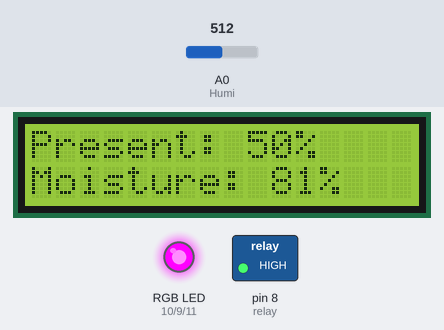
Bench run of a sketch on a simulated Arduino Uno, built with avr-gcc and run on an emulated ATmega328P. On the bench: 16×2 character LCD, switched loads named in the sketch (green lamp = pin HIGH), an RGB LED mixed from three pins (HIGH = lit). The test bench sets the inputs (shaded band); at power-on: A0 (Humi) = 512.

Above: at 3.2 s.
3.3 s: A0 (Humi) set to 874
At 5.2 s:
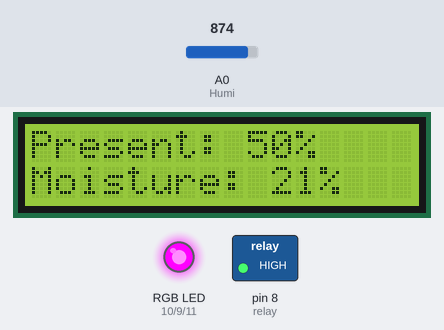
6.0 s: A0 (Humi) set to 891
At 8.3 s:
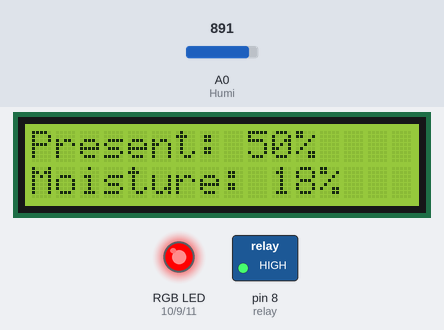
11.0 s: A0 (Humi) set to 511
At 12.8 s:
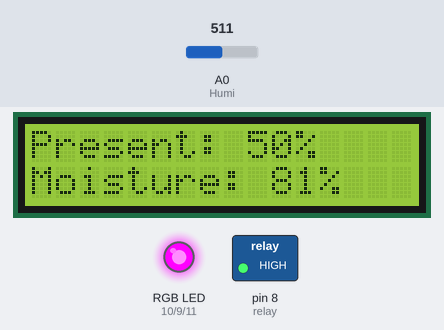
13.7 s: A0 (Humi) set to 408
At 16.7 s:
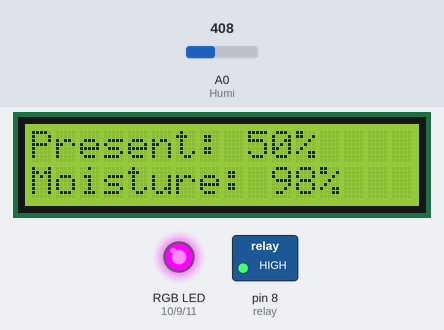
19.7 s: A0 (Humi) set to 388
At 22.1 s:
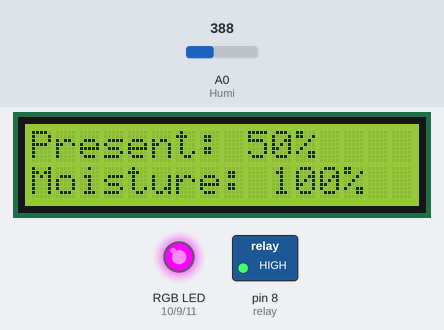
23.2 s: A0 (Humi) set to 900
At 24.28 s:
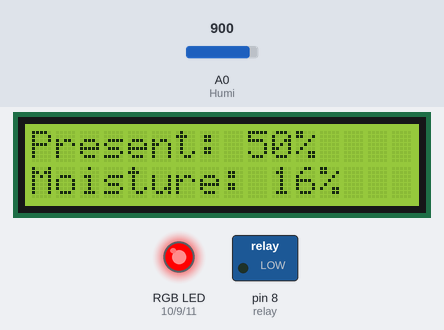
Timing chart, 0 to 30.2 s (numbered marks = the images above; inputs shaded):
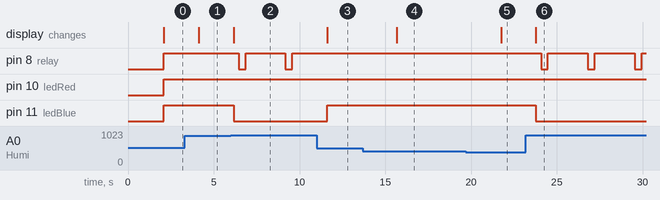

Measured:
- the behaviour switches between 880 and 881 on A0 (Humi) (found by bisection; images 1 and 2)
- after the input at 3.3 s, the display: changes after 0.82 s (image 1)
- after the input at 6.0 s, pin 8 (relay): alternates HIGH for 2.3 s and LOW for 0.40 s, starting after 0.45 s; pin 11 (ledBlue): HIGH → LOW after 0.15 s; the display: changes after 0.15 s (image 2)
- after the input at 11.0 s, pin 8 (relay): stays HIGH (without the input it goes to LOW after 0.91 s); pin 11 (ledBlue): LOW → HIGH after 0.61 s; the display: changes after 0.61 s (image 3)
- after the input at 13.7 s, the display: changes after 2.0 s (image 4)
- after the input at 19.7 s, the display: changes after 2.1 s (image 5)
- after the input at 23.2 s, pin 8 (relay): alternates HIGH for 2.3 s and LOW for 0.40 s, starting after 0.88 s; pin 11 (ledBlue): HIGH → LOW after 0.58 s; the display: changes after 0.58 s (image 6)

The sketch:

code.ino
```cpp
#include <LiquidCrystal_I2C.h>/*LiquidCrystal_I2C*/

#define Humi      A0
#define ledRed    10
#define ledGreen  9
#define ledBlue   11

#define LCD_I2C_ADDR 0x27

int relay = 8;
int soilHumidity;
LiquidCrystal_I2C lcd(LCD_I2C_ADDR, 16, 2);

/*LCD 습도 프린트하기*/
void printLcd() {
  lcd.clear();
  lcd.backlight();
  lcd.setCursor(0, 0);
  lcd.print("Present: 50%");
  lcd.setCursor(0, 1);
  lcd.print("Moisture: ");
  lcd.print(soilHumidity);
  lcd.print("%");
}

/*LCD 초기화하기*/
void initLcd() {
  lcd.init();
  lcd.backlight();
  lcd.setCursor(0, 0);
}

/*토양습도 계산하기*/
void calcSoilHumidity() {
  soilHumidity = map(analogRead(Humi), 1000, 400, 0, 100);
  if(soilHumidity > 100) soilHumidity = 100;
  else if(soilHumidity < 0) soilHumidity = 0;
}

void writeRGB(bool R, bool G, bool B) {
  digitalWrite(ledRed, R);
  digitalWrite(ledGreen, G);
  digitalWrite(ledBlue, B);
}

void sensor() {
  /* 습도가 낮아지면, 펌프가 동작되고
     습도가 높아지면, 펌프가 꺼집니다. */
  if (soilHumidity < 20)  {
    writeRGB(HIGH, LOW, LOW);
    delay(300);
    digitalWrite(relay, LOW);
    delay(400);
    digitalWrite(relay, HIGH);
    delay(2000);
  } else {
    writeRGB(HIGH, LOW, HIGH);
    digitalWrite(relay, HIGH);
    delay(2000);
  }
}

void setup() {
  pinMode(ledRed, OUTPUT);
  pinMode(ledGreen, OUTPUT);
  pinMode(ledBlue, OUTPUT);
  pinMode(relay, OUTPUT);

  digitalWrite(ledRed, LOW);
  digitalWrite(ledGreen, LOW);
  digitalWrite(ledBlue, LOW);

  initLcd();

  delay(2000);
}

void loop() {
  calcSoilHumidity();
  printLcd();
  sensor();
}
```
